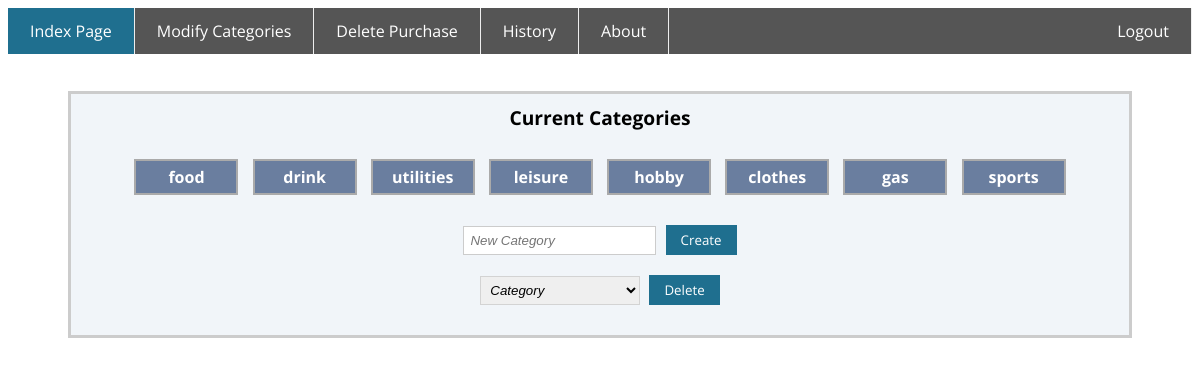
The app's page /modify (signed in) with its own data.
### tables this page shows
CREATE TABLE categories (
id INTEGER PRIMARY KEY AUTOINCREMENT NOT NULL,
category TEXT NOT NULL,
user_id INT,
FOREIGN KEY (user_id) REFERENCES users(id)
);

### app.py (the view, shortened to what this page needs)
@app.route("/modify", methods=["GET", "POST"])
@login_required
def modify():
    if request.method == "GET":
        categories = db.execute("SELECT category FROM categories WHERE user_id IS NULL OR user_id = :user_id", user_id=session["user_id"])
        return render_template("modify.html", categories=categories)

### app.py (called while the page is built)
@app.after_request
def after_request(response):
    response.headers["Cache-Control"] = "no-cache, no-store, must-revalidate"
    response.headers["Expires"] = 0
    response.headers["Pragma"] = "no-cache"
    return response

### functions.py (called while the page is built)
def login_required(f):
    @wraps(f)
    def decorated_function(*args, **kwargs):
        if session.get("user_id") is None:
            return redirect("/login")
        return f(*args, **kwargs)
    return decorated_function

### templates/modify.html (shortened to what this page needs)
{% extends "layout.html" %}
{% block main %}
    <div class="categories-page">
        <header>Current Categories</header>
        <ul>
            {% for item in categories %}
                <li>{{ item["category"] }}</li>
            {% endfor %}
        </ul>
        <form action="/modify" method="post">
            <input type="text" name="category" placeholder="New Category">
            <button name="add" type="submit">Create</button>
        </form>
        <form action="/modify" method="post">
            <select id="delcat" name="delcat">
                <option value="" selected hidden>Category</option>
            </select>
            <button name="delete" type="submit">Delete</button>
        </form>
    </div>
{% endblock %}

### templates/layout.html (shortened to what this page needs)
<!DOCTYPE html>
<html lang="en">
    <head>
        <link href="/static/styles.css" rel="stylesheet">
    </head>
    <body>
        <nav>
            {% if session.user_id %}
            <ul class="navbar">
                <li><a class="index" href="/">Index Page</a></li>
                <li><a href="/modify">Modify Categories</a></li>
                <li><a href="/delete">Delete Purchase</a></li>
                <li><a href="/history">History</a></li>
                <li><a href="/about">About</a></li>
                <li style="float: right;"><a href="/logout">Logout</a></li>
            </ul>
            {% else %}
            <ul class="navbar">
                <li><a class="index" href="/register">Register</a></li>
                <li style="float: right;"><a href="/login">Login</a></li>
            </ul>
            {% endif %}
        </nav>
        <div class="flash">
        </div>
        <br>
        <main>
            {% block main %}{% endblock %}
        </main>
    </body>
</html>

### static/styles.css (style rules this page uses)
body { font-family: "Open Sans"; }
.flash { text-align: center; padding: 5px; font-weight: bold; }
header { text-align: center; font-size: larger; font-weight: bold; height: 30px; }
.navbar { list-style-type: none; margin: 0; padding: 0; overflow: hidden; background-color: #555; }
.navbar li { float: left; border-right: 1px solid #eee; }
.navbar a { display: block; color: white; text-align: center; padding: 12px 22px; text-decoration: none; }
.index { background-color: #1f6f8f; }
input[type=text] { padding: 6px 6px; margin: 6px 0; display: inline-block; border: 1px solid #ccc; }
button { background-color: #1f6f8f; color: white; padding: 6px 15px; margin: 4px 0px 0px 5px; border: none; cursor: pointer; font-family: "Open Sans"; }
select { width: 160px; padding: 5px; border: 1px solid lightgrey; cursor: pointer; font-style: italic; }
.categories-page { text-align: center; border: 3px solid #ccc; background-color: #f1f5f9; margin: 5px 60px 0px 60px; padding: 10px 20px 20px 20px; }
.categories-page ul { margin: 20px auto; padding: 0; }
.categories-page li { width: 80px; font-weight: bold; color: white; border: 2px solid #aaa; margin: 5px; padding: 5px 10px 5px 10px; display: inline-block; background-color: #6a7e9f; cursor: default; }
.categories-page form { margin: 10px 0; }
#custom-div form, div { padding: 5px; }

### records on screen
categories: category "food"
categories: category "drink"
categories: category "utilities"
categories: category "leisure"
categories: category "hobby"
categories: category "clothes"
categories: category "gas"
categories: category "sports"
